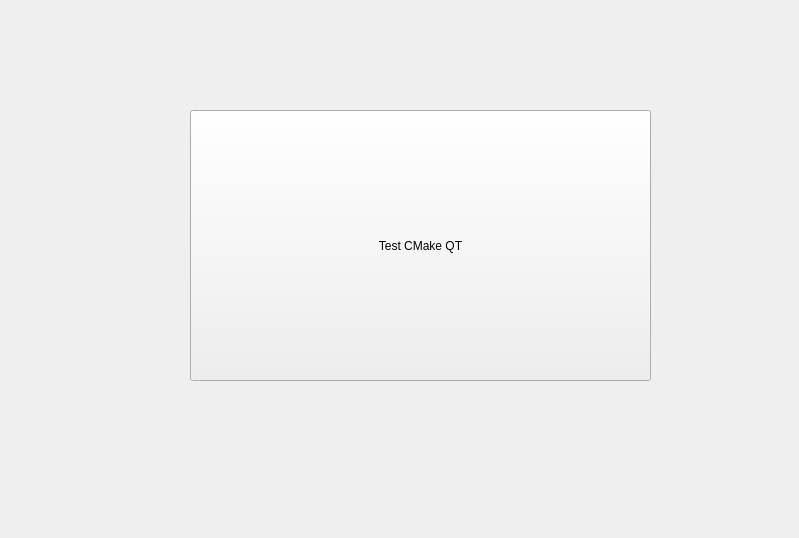
<?xml version="1.0" encoding="UTF-8"?>
<ui version="4.0">
 <class>Form</class>
 <widget class="QWidget" name="Form">
  <property name="geometry">
   <rect>
    <x>0</x>
    <y>0</y>
    <width>799</width>
    <height>538</height>
   </rect>
  </property>
  <property name="windowTitle">
   <string>Form</string>
  </property>
  <widget class="QPushButton" name="pushButton">
   <property name="geometry">
    <rect>
     <x>190</x>
     <y>110</y>
     <width>461</width>
     <height>271</height>
    </rect>
   </property>
   <property name="styleSheet">
    <string notr="true">font: 24pt &quot;Adobe Arabic&quot;;
background-image: url(:/xcpp/cmake_cpp.jpg);</string>
   </property>
   <property name="text">
    <string>Test CMake QT</string>
   </property>
  </widget>
 </widget>
 <resources>
  <include location="qtcmake.qrc"/>
 </resources>
 <connections>
  <connection>
   <sender>pushButton</sender>
   <signal>clicked()</signal>
   <receiver>Form</receiver>
   <slot>TestCMake()</slot>
   <hints>
    <hint type="sourcelabel">
     <x>374</x>
     <y>227</y>
    </hint>
    <hint type="destinationlabel">
     <x>922</x>
     <y>276</y>
    </hint>
   </hints>
  </connection>
 </connections>
 <slots>
  <slot>TestCMake()</slot>
 </slots>
</ui>
